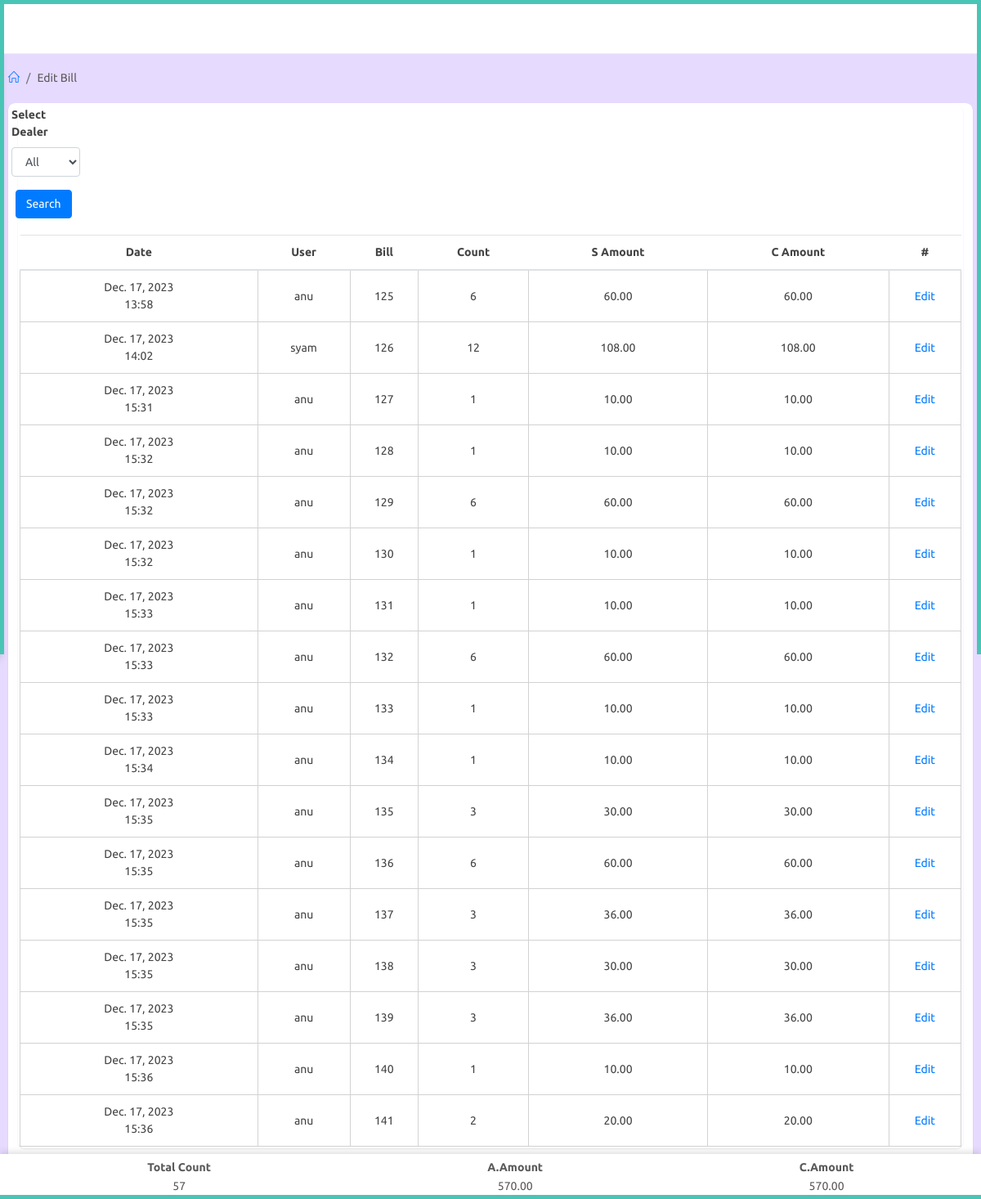
The page /agent/edit-bill/2 (signed in) on the database its author committed.
### agent/models.py (models this page shows, shortened)
class Bill(models.Model):
    user = models.ForeignKey(User, on_delete=models.CASCADE)
    customer = models.CharField(max_length=100)
    time_id = models.ForeignKey(PlayTime,on_delete=models.CASCADE,null=True)
    date = models.DateField()
    agent_games = models.ManyToManyField(AgentGame)
    dealer_games = models.ManyToManyField(DealerGame)
    total_c_amount = models.DecimalField(max_digits=10, decimal_places=2)
    total_d_amount = models.DecimalField(max_digits=10, decimal_places=2)
    total_count = models.DecimalField(max_digits=10, decimal_places=0)
    win_amount = models.DecimalField(max_digits=10,decimal_places=2,default=0)
    total_c_amount_admin = models.DecimalField(max_digits=10, decimal_places=2,default=0)
    total_d_amount_admin = models.DecimalField(max_digits=10, decimal_places=2,default=0)
    win_amount_admin = models.DecimalField(max_digits=10,decimal_places=2,default=0)
    created_at = models.DateTimeField(default=timezone.now)
    def __str__(self):
        return f'Bill for {self.user} on {self.date}'

### website/models.py (models this page shows)
class User(AbstractUser):
    is_agent = models.BooleanField("is agent", default=False)
    is_dealer = models.BooleanField("is dealer", default=False)

### agent/views.py (the view)
# urls.py: path('edit-bill/<int:id>',views.edit_bill,name="edit_bill"),
@login_required
@agent_required
def edit_bill(request,id):
    agent_obj = Agent.objects.get(user=request.user)
    print(agent_obj.user,"agent id")
    ist = pytz_timezone('Asia/Kolkata')
    current_date = timezone.now().astimezone(ist).date()
    current_time = timezone.now().astimezone(ist).time()
    print(current_time)
    try:
        time = PlayTime.objects.get(id=id)
    except:
        matching_play_times = []
    if request.method == 'POST':
        search_dealer = request.POST.get('dealer-select')
        print(search_dealer,"the user id")
        if search_dealer == 'all':
            return redirect('agent:edit_bill',id=id)
        else:
            pass
        try:
            bills = Bill.objects.filter(user=search_dealer,time_id=time,date=current_date).all()
            totals = Bill.objects.filter(user=search_dealer,time_id=time,date=current_date).aggregate(total_count=Sum('total_count'),total_c_amount=Sum('total_c_amount'),total_d_amount=Sum('total_d_amount'))
            dealers = Dealer.objects.filter(agent=agent_obj).all()
            context = {
                'bills' : bills,
                'dealers' : dealers,
                'totals': totals,
            }
            return render(request,'agent/edit_bill.html',context)
        except:
            bills = []
            totals = []
            dealers = Dealer.objects.filter(agent=agent_obj).all()
            context = {
                'bills' : bills,
                'dealers' : dealers,
                'totals': totals,
            }
            return render(request,'agent/edit_bill.html',context)
    else:
        try:
            bills = Bill.objects.filter(Q(user=agent_obj.user) | Q(user__dealer__agent=agent_obj),date=current_date,time_id=time).all()
            print(bills,"time is",time.game_time)
            totals = Bill.objects.filter(Q(user=agent_obj.user) | Q(user__dealer__agent=agent_obj),date=current_date,time_id=time).aggregate(total_count=Sum('total_count'),total_c_amount=Sum('total_c_amount'),total_d_amount=Sum('total_d_amount'))
            dealers = Dealer.objects.filter(agent=agent_obj).all()
            print(agent_obj.user,"agent id")
            context = {
                'bills' : bills,
                'dealers' : dealers,
                'totals': totals,
            }
            return render(request,'agent/edit_bill.html',context)
        except:
            bill_search = []
            totals = []
            dealers = Dealer.objects.filter(agent=agent_obj).all()
            context = {
                'dealers': dealers,
                'bills': bill_search,
                'totals' : totals
            }
    return render(request,'agent/edit_bill.html',context)

### templates/agent/edit_bill.html (shortened to what this page needs)
{% extends 'agent/partials/base.html' %}
{% load static %}
{% block content %}
<div id="main-content">
    <div class="container-fluid">
        <div class="block-header">
            <div class="row">
                <div class="col-lg-5 col-md-8 col-sm-12">
                    <ul class="breadcrumb">
                        <li class="breadcrumb-item"><a href="{% url 'agent:index' %}"><i class="icon-home"></i></a></li>
                        <li class="breadcrumb-item">Edit Bill</li>
                    </ul>
                </div>
            </div>
        </div>
        <div class="row clearfix">
            <div class="col-lg-12 col-md-12 col-sm-12">
                <div class="card">
                    <div class="body">
                        <div class="col-lg-12">
                            <div class="card">
                                <div class="body">
                                    <div class="row clearfix">
                                        <div class="col-lg-2 col-md-6 col-sm-12">
                                            <div class="form-group">
                                                <form method="POST">
                                                <div class="row">
                                                <div class="col-lg-6 col-12">
                                                <label for="dealer-select" class="control-label">Select Dealer</label>
                                                <select class="form-control" name="dealer-select" data-placeholder="Select">
                                                    <option value="all">All</option>
                                                </select>
                                                </div>
                                                </div>
                                                <button type="submit" class="btn btn-primary mt-3">Search</button>
                                                </form>
                                            </div>
                                        </div>
                                    </div>
                                 </div>
                                <div class="body">
                                    <div class="table-responsive">
                                        <table class="table m-b-0">
                                            <thead>
                                                <tr>
                                                     <th>Date</th>
                                                     <th>User</th>
                                                     <th>Bill</th>
                                                     <th>Count </th>
                                                     <th>S Amount </th>
                                                     <th>C Amount </th>
                                                     <th>#</th>
                                                </tr>
                                            </thead>
                                            <tbody id="bill-table">
                                                {% for bill in bills %}
                                                <tr data-dealer="{{ bill.agent.user }}">
                                                    <td class="table-cell">{{ bill.created_at|date:"N j, Y" }}<br>{{ bill.created_at|time:"H:i" }}</td>
                                                    {% if bill.customer != '' %}
                                                    <td class="table-cell">{{bill.customer}}</td>
                                                    {% else %}
                                                    <td class="table-cell">{{bill.user}}</td>
                                                    {% endif %}
                                                    <td class="table-cell">{{bill.id}}</td>
                                                    <td class="table-cell">{{bill.total_count}}</td>
                                                    <td class="table-cell">{{bill.total_d_amount}}</td>
                                                    <td class="table-cell">{{bill.total_c_amount}}</td>
                                                    <td class="table-cell"><a href="{% url 'agent:delete_bill' bill.id %}">Edit</a></td>
                                                </tr>
                                                {% endfor %}
                                            </tbody>
                                        </table>
                                    </div>
                                </div>
                            </div>
                        </div>
                    </div>
                    </div>
                </div>
            </div>
        </div>
    </div>
</div>
<nav class="nav">
            <table>
                <thead>
                    <tr>
                         <th class="th">Total Count</th>
                         <th class="th">A.Amount</th>
                         <th class="th">C.Amount</th>
                    </tr>
                </thead>
                <tbody>
                    <tr>
                        <td class="td">{{totals.total_count}}</td>
                        <td class="td">{{totals.total_d_amount|floatformat:2 }}</td>
                        <td class="td">{{totals.total_c_amount|floatformat:2 }}</td>
                    </tr>
                </tbody>
            </table>
</nav>
{% endblock %}

### static/css/color_skins.css (style rules this page uses)
.theme-cyan:before, .theme-cyan:after { background: #49c5b6 }

### templates/agent/edit_bill.html (style rules this page uses)
.table-cell { border: 1px solid #d2d2d2; text-align: center; }
.nav { position: fixed; bottom: 0; width: 100%; height: 55px; box-shadow: 0 0 10px rgba(0,0,0,0.2); background-color: #ffffff; overflow-x: auto; justify-content: space-evenly; display: flex; flex-direction: column; }
th, td { text-align: center; }

### rows shown on the page
Bill: created_at "Dec. 17, 2023", created_at "13:58", user "anu", id "125", total_count "6", total_d_amount "60.00", total_c_amount "60.00"
Bill: created_at "Dec. 17, 2023", created_at "14:02", user "syam", id "126", total_count "12", total_d_amount "108.00", total_c_amount "108.00"
Bill: created_at "Dec. 17, 2023", created_at "15:31", user "anu", id "127", total_count "1", total_d_amount "10.00", total_c_amount "10.00"
Bill: created_at "Dec. 17, 2023", created_at "15:32", user "anu", id "128", total_count "1", total_d_amount "10.00", total_c_amount "10.00"
Bill: created_at "Dec. 17, 2023", created_at "15:32", user "anu", id "129", total_count "6", total_d_amount "60.00", total_c_amount "60.00"
Bill: created_at "Dec. 17, 2023", created_at "15:32", user "anu", id "130", total_count "1", total_d_amount "10.00", total_c_amount "10.00"
Bill: created_at "Dec. 17, 2023", created_at "15:33", user "anu", id "131", total_count "1", total_d_amount "10.00", total_c_amount "10.00"
Bill: created_at "Dec. 17, 2023", created_at "15:33", user "anu", id "132", total_count "6", total_d_amount "60.00", total_c_amount "60.00"
Bill: created_at "Dec. 17, 2023", created_at "15:33", user "anu", id "133", total_count "1", total_d_amount "10.00", total_c_amount "10.00"
Bill: created_at "Dec. 17, 2023", created_at "15:34", user "anu", id "134", total_count "1", total_d_amount "10.00", total_c_amount "10.00"
Bill: created_at "Dec. 17, 2023", created_at "15:35", user "anu", id "135", total_count "3", total_d_amount "30.00", total_c_amount "30.00"
Bill: created_at "Dec. 17, 2023", created_at "15:35", user "anu", id "136", total_count "6", total_d_amount "60.00", total_c_amount "60.00"
Bill: created_at "Dec. 17, 2023", created_at "15:35", user "anu", id "137", total_count "3", total_d_amount "36.00", total_c_amount "36.00"
Bill: created_at "Dec. 17, 2023", created_at "15:35", user "anu", id "138", total_count "3", total_d_amount "30.00", total_c_amount "30.00"
Bill: created_at "Dec. 17, 2023", created_at "15:35", user "anu", id "139", total_count "3", total_d_amount "36.00", total_c_amount "36.00"
Bill: created_at "Dec. 17, 2023", created_at "15:36", user "anu", id "140", total_count "1", total_d_amount "10.00", total_c_amount "10.00"
Bill: created_at "Dec. 17, 2023", created_at "15:36", user "anu", id "141", total_count "2", total_d_amount "20.00", total_c_amount "20.00"

### other values the page prints
{{ totals.total_count }} "57"
{{ totals.total_d_amount|floatformat:2 }} "570.00"
{{ totals.total_c_amount|floatformat:2 }} "570.00"
